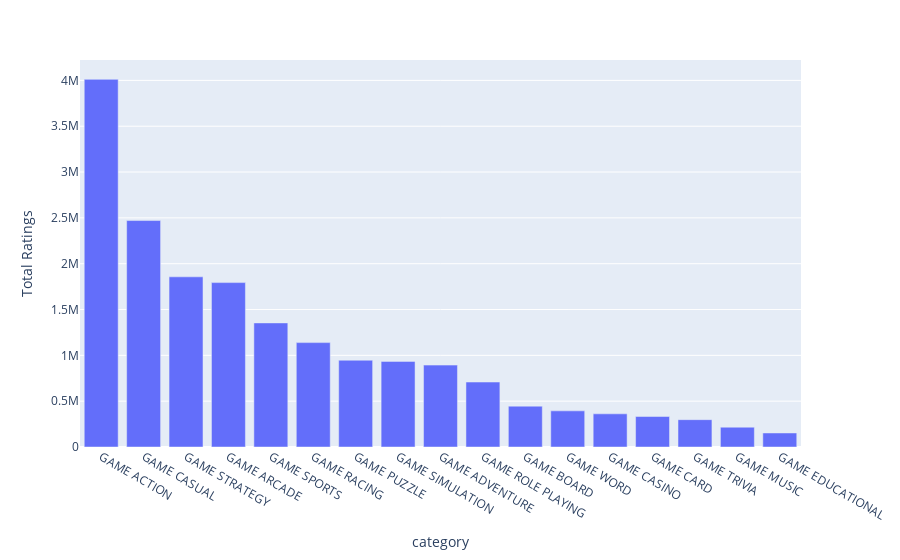

Source (notebook cell):
### Code cell
fig = px.bar(total_ratings_by_category, x= total_ratings_by_category.index, y=total_ratings_by_category.values, labels={'y':'Total Ratings'})
fig.update_layout(xaxis={'categoryorder':'total descending'})
fig.show()

### Figure 1 — Plotly figure (JSON) as saved in the notebook; plotly's stock layout.template omitted (floating-point values rounded to 4 significant figures)
{"data": [{"alignmentgroup": "True", "hovertemplate": "category=%{x}<br>Total Ratings=%{y}<extra></extra>", "legendgroup": "", "marker": {"color": "#636efa", "pattern": {"shape": ""}}, "name": "", "offsetgroup": "", "orientation": "v", "showlegend": false, "textposition": "auto", "type": "bar", "x": ["GAME ACTION", "GAME CASUAL", "GAME STRATEGY", "GAME ARCADE", "GAME SPORTS", "GAME RACING", "GAME PUZZLE", "GAME SIMULATION", "GAME ADVENTURE", "GAME ROLE PLAYING", "GAME BOARD", "GAME WORD", "GAME CASINO", "GAME CARD", "GAME TRIVIA", "GAME MUSIC", "GAME EDUCATIONAL"], "xaxis": "x", "y": [4011000.0, 2471000.0, 1857000.0, 1794000.0, 1354000.0, 1139000.0, 946700.0, 934100.0, 893600.0, 708800.0, 445700.0, 394400.0, 361900.0, 332600.0, 298200.0, 216300.0, 153000.0], "yaxis": "y"}], "layout": {"barmode": "relative", "legend": {"tracegroupgap": 0}, "margin": {"t": 60}, "xaxis": {"anchor": "y", "categoryorder": "total descending", "domain": [0, 1], "title": {"text": "category"}}, "yaxis": {"anchor": "x", "domain": [0, 1], "title": {"text": "Total Ratings"}}}}
